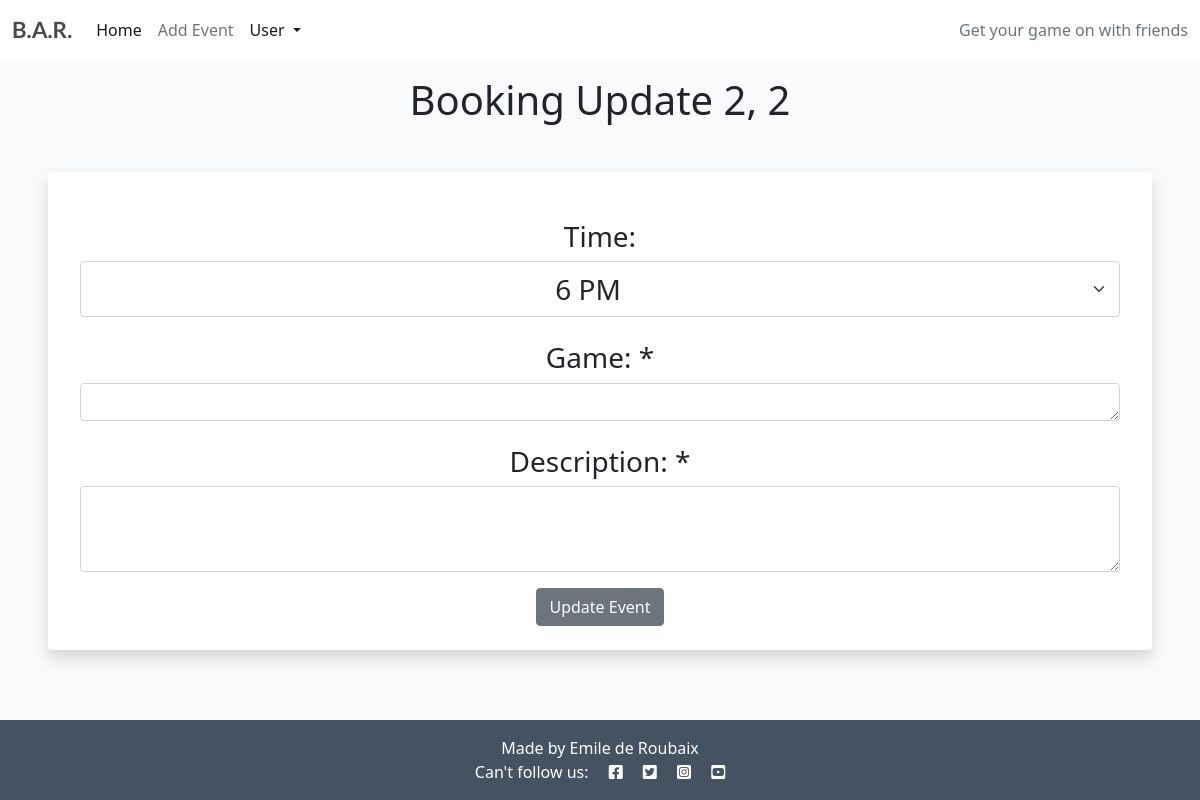
Page /booking-update-submit/2 (signed in) on the earlier database version.
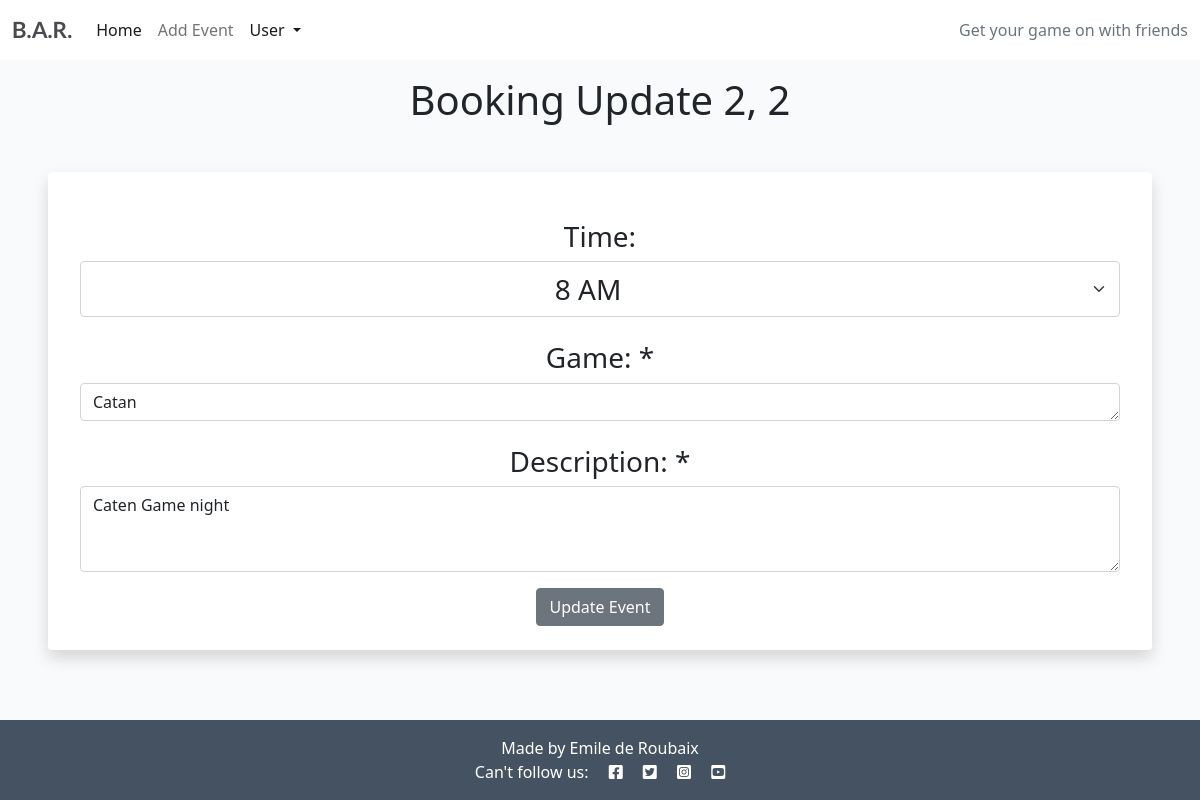
Same page on the later database version.
### game_dates/models.py (models this page shows, shortened)
class Appointment(models.Model):
    user = models.ForeignKey(
        User, on_delete=models.CASCADE, null=True, blank=True)
    type = models.CharField(
        max_length=50, choices=SERVICE_CHOICES, default="Online gaming")
    day = models.DateField(default=datetime.now)
    time = models.CharField(
        max_length=24, choices=TIME_CHOICES)
    updated_on = models.DateTimeField(auto_now=True)
    description = models.CharField(
        max_length=50, null=True)
    content = models.TextField()
    created_on = models.DateTimeField(auto_now_add=True)
    approved = models.BooleanField(default=True)
    class Meta:
        ordering = ["-created_on"]

### game_dates/views.py (the view, shortened to what this page needs)
# urls.py: path('booking-update-submit/<int:booking_id>', views.bookingUpdateSubmit, name='bookingUpdateSubmit'),
def bookingUpdateSubmit(request, booking_id):
    booking = Appointment.objects.get(pk=booking_id)
    user = request.user
    today = datetime.now()
    minDate = today.strftime('%Y-%m-%d')
    deltatime = today + timedelta(days=30)
    strdeltatime = deltatime.strftime('%Y-%m-%d')
    maxDate = strdeltatime
    day = request.session.get('day')
    type = request.session.get('type')
    booking_id = request.session.get('booking_id')
    hour = checkEditTime(times, day, booking_id)
    return render(request, 'bookingUpdateSubmit.html', {
        'booking_id': booking_id,
        'times': hour,
        'booking': booking,
    })

### game_dates/views.py (called while the page is built)
def checkEditTime(times, day, booking_id):
    x = []
    appointment = Appointment.objects.get(pk=booking_id)
    time = appointment.time
    for k in times:
        if Appointment.objects.filter(day=day, time=k).count() < 1 or time == k:
            x.append(k)
    return x

### game_dates/templates/bookingUpdateSubmit.html (shortened to what this page needs)
{% extends "base.html" %}
{% block content %}
{% if user.is_authenticated %}
<h1 class="text-center mt-3">Booking Update 2, {{ booking.id }}</h1>
<div class="shadow p-4 mb-5 bg-body bg-body rounded text-black text-center m-5">
    <form method="POST" action="{% url 'bookingUpdateSubmit' booking.id %}" class="me-2 ms-2" required>
        <h3 class="text-center mt-4">Time:</h3>
        <div>
            <select class="form-select fs-3 text-center" name="time">
                <option value="{{ booking.type }}" selected >
                    {{ booking.time }}
                </option>
            </select>
        </div>
        <div class="form-group">
            <label for="GameName"><h3 class="text-center mt-4">Game: *</h3></label>
            <textarea class="form-control" id="GameName" rows="1" name="description" required>{{ booking.description }}</textarea>
        </div>
        <div class="form-group">
            <label for="content"><h3 class="text-center mt-4">Description: *</h3></label>
            <textarea class="form-control" id="content" rows="3" name="content" required>{{ booking.content }}</textarea>
        </div>
        <button type="submit" class="btn btn-secondary mt-3">Update Event</button>
    </form>
</div>
{% else %}
<div class="shadow p-4 mb-5 bg-body bg-body rounded text-black  m-5">
    <h1 class="p-2  me-3">First Sign in!</h1>
    <a href="{% url 'login' %}" class="btn btn-primary text-white">Sign in</a>
</div>
{% endif %}
{% endblock %}

Differences in the rows shown:
changed Appointment id 2: time "6 PM" → "8 AM"; description (not shown) → "Catan"; content (not shown) → "Caten Game night"
